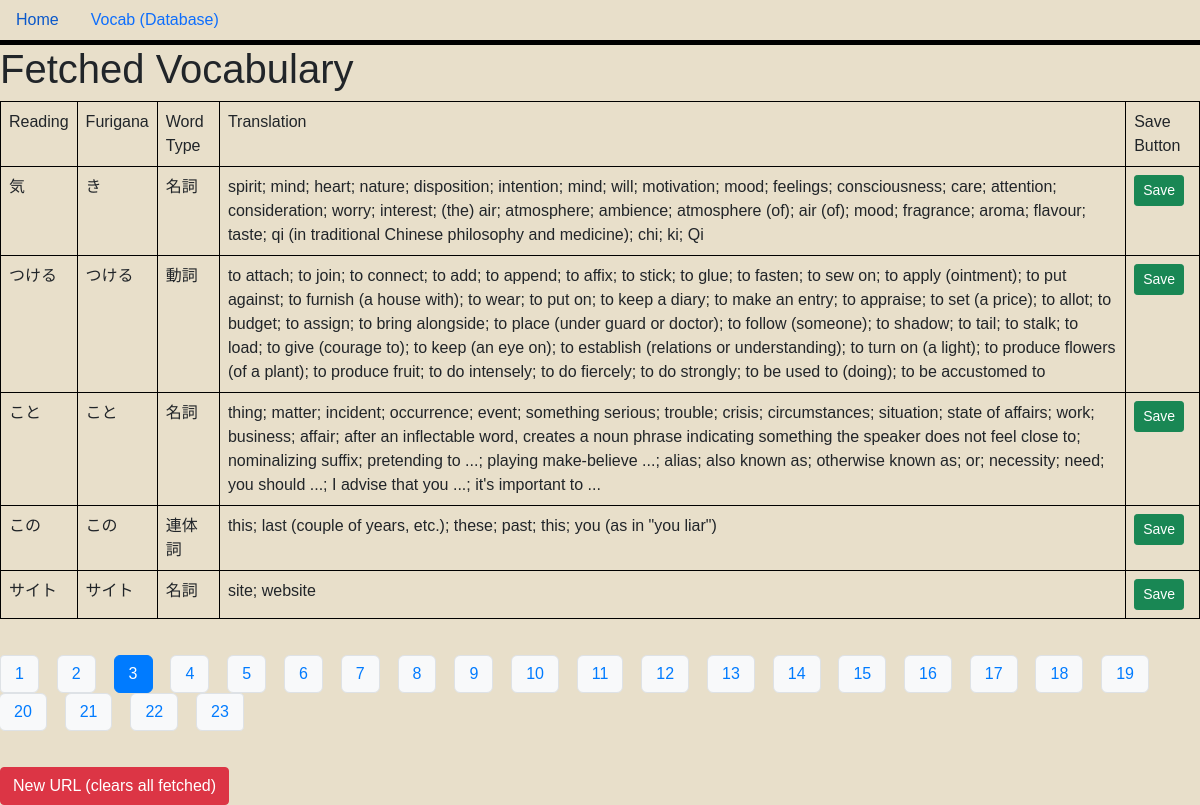
The page /?page=2&q= on the database its author committed.
### main.py (models this page shows, shortened)
class Vocab(db.Model):
    id = db.Column(db.Integer, primary_key=True)
    readingJapanese = db.Column(db.String(50), nullable=False)
    wordType = db.Column(db.String(6), nullable=False)
    translation = db.Column(db.String(300), nullable=False)
    furigana = db.Column(db.String(100), nullable=True)

### main.py (the view, shortened to what this page needs)
@app.route("/", methods=["POST", "GET"])
def index():
    page = int(request.args.get("page", 0))
    per_page = 5
    def remove_saved_vocab(words):
        for vocab in words[:]:
            exists = SavedVocab.query.filter_by(
                readingJapanese=vocab.readingJapanese,
                wordType=vocab.wordType,
                translation=vocab.translation,
                furigana=vocab.furigana
            ).first()
            if exists:
                db.session.delete(vocab)
        db.session.commit()
    if request.method == "GET":
        total_words = Vocab.query.count()
        total_pages = (total_words + per_page - 1) // per_page
        page_numbers = list(range(total_pages))
        words = Vocab.query.offset(page * per_page).limit(per_page).all()
        for vocab in words:
            if not vocab.translation:
                result = data_proccessing_unit.get_jisho_translation(vocab.readingJapanese)
                translation = "; ".join(result["translations"]) if isinstance(result["translations"], list) else result["translations"]
                furigana = result["furigana"]
                vocab.translation = translation
                vocab.furigana = furigana
                db.session.commit()
        remove_saved_vocab(words)
        words = Vocab.query.offset(page * per_page).limit(per_page).all()
        next_page = page + 1
        prev_page = page - 1
        return render_template(
            "homepage.html",
            words=words,
            next_page=next_page,
            prev_page=prev_page,
            page=page,
            page_numbers=page_numbers,
            total_pages=total_pages
        )

### templates/homepage.html (shortened to what this page needs)
{% extends 'base.html' %}
{% block head %}
<link rel="stylesheet" href="../static/style.css">
{% endblock %}
{% block body %}
<div>
    <h1>Fetched Vocabulary</h1>
    {% if words|length > 0 %}
    <table class="table table-bordered">
        <tr>
            <td>Reading</td>
            <td>Furigana</td>
            <td>Word Type</td>
            <td>Translation</td>
            <td>Save Button</td>
        </tr>
        {% for item in words %}
        <tr>
            <td>{{ item.readingJapanese }}</td>
            <td>{{ item.furigana }}</td>
            <td>{{ item.wordType }}</td>
            <td>{{ item.translation }}</td>
            <td>
                <form method="post" action="/save_vocab" style="display:inline;">
                    <button type="submit" class="btn btn-success btn-sm">Save</button>
                </form>
            </td>
        </tr>
        {% endfor %}
    </table>
    <div class="d-flex justify-content-center my-3">
        <nav aria-label="Page navigation">
            <ul class="pagination flex-wrap">
                {% for num in page_numbers %}
                {% if num == page %}
                <li class="page-item active" aria-current="page">
                    <span class="page-link">{{ num + 1 }}</span>
                </li>
                {% else %}
                <li class="page-item">
                    <a class="page-link"
                        href="{{ url_for(request.endpoint, page=num, q=request.args.get('q', '')) }}">{{ num + 1 }}</a>
                </li>
                {% endif %}
                {% endfor %}
            </ul>
        </nav>
    </div>
    <form method="post" action="/clear" style="margin-top: 1em;">
        <button type="submit" class="btn btn-danger">New URL (clears all fetched)</button>
    </form>
    {% endif %}
</div>
{% endblock %}

### static/style.css (style rules this page uses)
body { background-color: #E8DFCA; font-family: Arial, sans-serif; margin: 0; padding: 0; }
.table-bordered, .table-bordered th, .table-bordered td { border: 1px solid #000 !important; }
.pagination { margin: 20px 0; text-align: center; }
.pagination a, .pagination span { display: inline-block; margin-right: 5mm; padding: 6px 14px; border-radius: 6px; background: #f8f9fa; color: #007bff; text-decoration: none; font-weight: 500; transition: background 0.2s, color 0.2s; border: 1px solid #dee2e6; }
.pagination .page-link { padding: 6px 14px; border-radius: 6px; margin-right: 5mm; box-sizing: border-box; }
.pagination .active .page-link, .pagination .page-item.active .page-link { background-color: #007bff; color: #fff; border-color: #007bff; box-shadow: none; }
.pagination .page-item .page-link { border: 1px solid #dee2e6; }
.pagination .page-item { margin-right: 0; }

### rows shown on the page
Vocab: readingJapanese "気", furigana "き", wordType "名詞", translation "spirit; mind; heart; nature; disposition; intention; mind; will; motivation; mood; feelings; consciousness; care; attention; consideration; worry; interest; (the) air; atmosphere; ambience; atmosphere (of); air (of); mood; fragrance; aroma; flavour; taste; qi (in traditional Chinese philosophy and medicine); chi; ki; Qi"
Vocab: readingJapanese "つける", furigana "つける", wordType "動詞", translation "to attach; to join; to connect; to add; to append; to affix; to stick; to glue; to fasten; to sew on; to apply (ointment); to put against; to furnish (a house with); to wear; to put on; to keep a diary; to make an entry; to appraise; to set (a price); to allot; to budget; to assign; to bring alongside; to place (under guard or doctor); to follow (someone); to shadow; to tail; to stalk; to load; to give (courage to); to keep (an eye on); to establish (relations or understanding); to turn on (a light); to produce flowers (of a plant); to produce fruit; to do intensely; to do fiercely; to do strongly; to be used to (doing); to be accustomed to"
Vocab: readingJapanese "こと", furigana "こと", wordType "名詞", translation "thing; matter; incident; occurrence; event; something serious; trouble; crisis; circumstances; situation; state of affairs; work; business; affair; after an inflectable word, creates a noun phrase indicating something the speaker does not feel close to; nominalizing suffix; pretending to ...; playing make-believe ...; alias; also known as; otherwise known as; or; necessity; need; you should ...; I advise that you ...; it's important to ..."
Vocab: readingJapanese "この", furigana "この", wordType "連体詞", translation "this; last (couple of years, etc.); these; past; this; you (as in \"you liar\")"
Vocab: readingJapanese "サイト", furigana "サイト", wordType "名詞", translation "site; website"

### other values the page prints
{{ num + 1 }} "1" "2" "4" "5" "6" "7" "8" "9" "10" "11" "12" "13" "14" "15" "16" "17" "18" "19" "20" "21" "22" "23"
{{ num + 1 }} "3"
